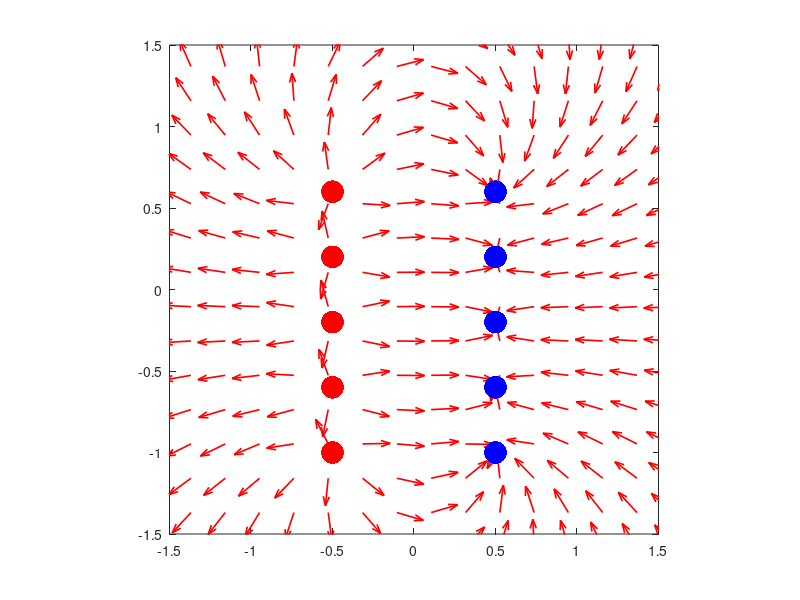

Write the MATLAB code that produced this figure.
% Crear grid
clc; clear; close all; % Limpiar la consola, las variables y las figuras
N=20; % Número de puntos en cada dimensión
minX=-2; maxX=+2; % Valores mínimos y máximos de x
minY=-2; maxY=+2; % Valores mínimos y máximos de y
x=linspace(minX,maxX,N); % Generar valores de x
y=linspace(minY,maxY,N); % Generar valores de y
[xG,yG]=meshgrid(x,y); % Crear una cuadrícula de puntos en el espacio 2D

NQn = 5; % Número de partículas negativas
NQp = 5; % Número de partículas positivas

% Información de carga negativa
xCn = 0.5; % Coordenada x de la partícula negativa
yCn = -1; % Coordenada y de la partícula negativa
Qn = -20; % Carga negativa de la partícula

% Posición de la partícula positiva
xCp =-0.5; % Coordenada x de la partícula positiva
yCp =-1; % Coordenada y de la partícula positiva
Qp = 20; % Carga positiva de la partícula

% Ancho de las partículas
a=0.4; % Ancho de la partícula

% Constantes
eps0 = 8.85e-12; % Permitividad del espacio libre
kC = 1/(4*pi*eps0); % Constante de Coulomb

u = zeros(size(xG)); % Componente x del campo eléctrico
v = zeros(size(yG)); % Componente y del campo eléctrico

% Graficar la partícula negativa
for i=1:NQn
    for j=1:NQn
        Rx = xG - xCn; % Componente x de la distancia entre cada punto y la partícula negativa
        Ry = yG - yCn - (a * (j-1)); % Componente y de la distancia entre cada punto y la partícula negativa
        R = sqrt(Rx.^2 + Ry.^2).^3; % Distancia entre cada punto y la partícula negativa
        Ex = kC .* Qn .* Rx ./ R; % Componente x del campo eléctrico debido a la partícula negativa
        Ey = kC .* Qn .* Ry ./ R; % Componente y del campo eléctrico debido a la partícula negativa
        
        u = u + Ex; % Sumar las componentes x del campo eléctrico
        v = v + Ey; % Sumar las componentes y del campo eléctrico
    end
end

% Graficar la partícula positiva
for i=1:NQp
    for j=1:NQp
        Rx = xG - xCp; % Componente x de la distancia entre cada punto y la partícula positiva
        Ry = yG - yCp - (a * (j-1)); % Componente y de la distancia entre cada punto y la partícula positiva
        R = sqrt(Rx.^2 + Ry.^2).^3; % Distancia entre cada punto y la partícula positiva
        Ex = kC .* Qp .* Rx ./ R; % Componente x del campo eléctrico debido a la partícula positiva
        Ey = kC .* Qp .* Ry ./ R; % Componente y del campo eléctrico debido a la partícula positiva
        u = u + Ex; % Sumar las componentes x del campo eléctrico
        v = v + Ey; % Sumar las componentes y del campo eléctrico
    end
end

E = sqrt(u.^2 + v.^2); % Magnitud del campo eléctrico en cada punto

% Componentes u y v
u = u./E; % Componente x del vector unitario del campo eléctrico
v = v./E; % Componente y del vector unitario del campo eléctrico

% Graficar las flechas
u_avg = mean(u(:)); % Componente x promedio del vector unitario del campo eléctrico
v_avg = mean(v(:)); % Componente y promedio del vector unitario del campo eléctrico

figure();
quiver(xG, yG, u, v, 'autoscalefactor', 0.6, 'color', [1 0 0], 'linewidth', 1.2); % Graficar las flechas del campo eléctrico
hold on;

for i=1:NQn
    for j=1:NQn
        plot(xCn * ones(1, NQn) , yCn + a * (0:NQn-1), 'bo', 'MarkerSize', 15, 'MarkerFaceColor', 'b'); % Cargas negativas
        plot(xCp * ones(1, NQp), yCp + a * (0:NQp-1), 'ro', 'MarkerSize', 15, 'MarkerFaceColor', 'r'); % Cargas positivas
    end
end
axis([-1.5 1.5 -1.5 1.5]); % Establecer los límites del eje x y el eje y
axis equal; % Establecer la relación de aspecto igual
box on; % Mostrar el borde de la figura

% Posición de la partícula central
% xC = 0; % Coordenada x de la partícula central
% yC = 0; % Coordenada y de la partícula central
% aParticula=0.1; % Ancho de la partícula central
% h=rectangle('Position',[xC-aParticula/2,yC-aParticula/2,aParticula,aParticula],'curvature',[1 1]); 
% set(h,'Facecolor',[0 0 0],'Edgecolor',[0 0 1]);

% % Cálculo del Campo Eléctrico => Partícula Central 2
% magnitudDeCargas = sqrt(Qn^2 + Qp^2); % Magnitud de las cargas
% d = sqrt((xCn - xCp)^2 + (yCn - yCp)^2); % Distancia entre las partículas negativa y positiva
% p = magnitudDeCargas*d; % Producto de la magnitud de las cargas y la distancia
% % Punto medio
% xm = (xCn + xCp)/2; % Coordenada x del punto medio
% ym = (yCn + yCp)/2; % Coordenada y del punto medio

% % Distancia desde el punto medio hasta la partícula central
% r = sqrt((xC - xm)^2 + (yC - ym)^2); % Distancia entre el punto medio y la partícula central
% vectorPosicionR = (xC - xm) + (yC - ym); % Vector de posición desde el punto medio hasta la partícula central
% magnitudDeR = sqrt((xC - xm)^2 + (yC - ym)^2); % Magnitud del vector de posición
% vectorUnitarioR = vectorPosicionR/magnitudDeR; % Vector unitario en la dirección del vector de posición
% % Campo eléctrico de la partícula central
% E = (kC * (2*p/(r^2)) * vectorUnitarioR); % Campo eléctrico en la partícula central

% % Graficar las flechas
% % u_avg = mean(u(:)); % Componente x promedio del vector unitario del campo eléctrico
% % v_avg = mean(v(:)); % Componente y promedio del vector unitario del campo eléctrico

% h=quiver(xC, yC, u_avg*3, v_avg*3, 'Color', 'blue', 'LineWidth', 2, 'MaxHeadSize', 1.5); % Graficar la flecha en la partícula central
% set(h,'color',[0 0 1],'linewidth',1.2);
% axis equal;
% box on
% hold off;

% % Campo eléctrico de la partícula central
% disp("Coordenadas de la partícula central:"); % Mostrar las coordenadas de la partícula central
% disp("x: " + xC);
% disp("y: " + yC);
% disp("Campo eléctrico de la partícula central:"); % Mostrar el campo eléctrico en la partícula central
% disp("E: " + E + "N/C");
